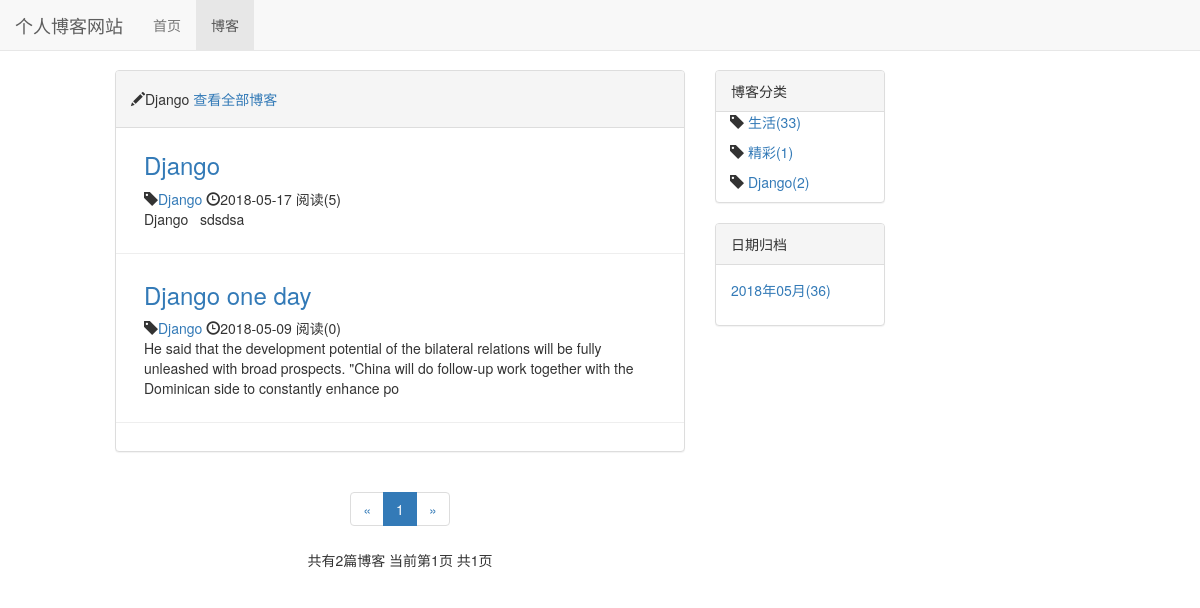
Page /blog/type/3 on the committed database.
### blog/models.py (models this page shows, shortened)
class BlogType(models.Model):
    type_name = models.CharField(max_length= 10)
    def __str__(self):
        return self.type_name

class Blog(models.Model,ReadNumExpandMethod):
    title = models.CharField(max_length=50)
    type_name = models.ForeignKey(BlogType,on_delete = models.DO_NOTHING)
    content = RichTextUploadingField()
    author = models.ForeignKey(User,on_delete=models.DO_NOTHING)
    read_datails = GenericRelation(ReadDetail)
    created_time = models.DateTimeField(auto_now_add = True)
    last_update_time =models.DateTimeField(auto_now = True)
    class Meta:
        ordering = ['-created_time']

### read_statistics/models.py (models this page shows)
class ReadNum(models.Model):
    read_num = models.IntegerField(default=0)
    content_type = models.ForeignKey(ContentType, on_delete=models.DO_NOTHING)
    object_id = models.PositiveIntegerField()
    content_object = GenericForeignKey('content_type', 'object_id')

### blog/views.py (the view)
# urls.py: path('type/<int:type_pk>',blogs_type,name = 'blogs_type'),
def blogs_type(request,type_pk):
    blog_type = get_object_or_404(BlogType,pk = type_pk)
    blogs_all_list = Blog.objects.filter(type_name = blog_type)
    context = blog_public_basc(request,blogs_all_list)
    context['blog_type'] = blog_type
    return render_to_response('blog/blogs_type.html',context)

### read_statistics/models.py (called while the page is built)
    def get_read_num(self):
        try:
            ct = ContentType.objects.get_for_model(self)
            readnum = ReadNum.objects.get(content_type=ct,object_id = self.pk)
            return readnum.read_num
        except exceptions.ObjectDoesNotExist:
            return 0

### blog/templates/blog/blogs_type.html (shortened to what this page needs)
{% extends 'blog/blog_list.html' %}
{% block blog_list_title %}
<h5>
    <span class="glyphicon glyphicon-pencil"></span>{{ blog_type.type_name }}
    <a href="{% url 'blog_list'%}">查看全部博客</a>
</h5>
{% endblock %}

### blog/templates/blog/blog_list.html (shortened to what this page needs)
{% extends 'base.html' %}
{% load staticfiles %}
{% block nav_blog %}active{% endblock %}
{% block style_css %}
    <link rel="stylesheet" href="{% static 'blog.css' %}">
{% endblock %}
{% block content %}
    <div class="container-fluid">
        <div class="row">
            <div class="col-xs-12 col-sm-6 col-xs-offset-1">
                <div class="panel panel-default">
                    <div class="panel-heading">{% block blog_list_title %}博客{% endblock %}</div>
                    <div class="panel-boby">
                        {% for blog in blogs %}
                        <div class="blog">
                           <h3><a href="{% url 'blog_datail' blog.pk %}">{{ blog.title }}</a></h3>
                            <p class="blog-info">
                                <span class="glyphicon glyphicon-tag"></span><a href="{% url 'blogs_type' blog.type_name.pk %}">{{blog.type_name}}</a>
                                <span class="glyphicon glyphicon-time"></span>{{blog.created_time|date:"Y-m-d"}}
                                阅读({{blog.get_read_num }})
                            </p>
                            <p>{{ blog.content|striptags|safe|truncatechars:200}}</p>
                        </div>
                        {% empty%}
                            <div class="blog">
                                <h3>-- 暂无博客 --</h3>
                            </div>
                        {% endfor %}
                    </div>
                </div>
                <div class="paginator">
                      <ul class="pagination">
                        <li>
                            {% if page_of_blogs.has_previous %}
                                <a href="?page={{page_of_blogs.previous_page_number}}" aria-label="Previous">
                                    <span aria-hidden="true">&laquo;</span>
                                </a>
                            {% else %}
                                <span aria-hidden="true">&laquo;</span>
                            {% endif %}
                         </li>
                    {% for page_num in page_range %}
                          {% if page_num == page_of_blogs.number %}
                                <li class="active"><span>{{ page_num }}</span></li>
                          {% else %}
                                {% if page_num == '...'%}
                                    <li><span>{{ page_num }}</span></li>
                                {% else %}
                                    <li><a href="?page={{ page_num }}">{{ page_num }}</a></li>
                                {% endif %}
                          {% endif %}
                    {% endfor %}
                        <li>
                            {% if page_of_blogs.has_next %}
                                <a href="?page={{page_of_blogs.next_page_number}}" aria-label="Next">
                                    <span aria-hidden="true">&raquo;</span>
                                </a>
                            {% else %}
                                <span aria-hidden="true">&raquo;</span>
                            {% endif %}
                        </li>
                      </ul>
                    <p>
                        共有{{ page_of_blogs.paginator.count }}篇博客
                        当前第{{ page_of_blogs.number }}页 共{{ page_of_blogs.paginator.num_pages }}页
                    </p>
                </div>
            </div>
            <div class="hidden-xs col-sm-2">
                <div class="panel panel-default">
                    <div class="panel-heading">博客分类</div>
                    <div class="panel-boby">
                        {% for types in type_name %}
                        <ul class="blog_types">
                            <li>
                                <span class="glyphicon glyphicon-tag"></span>
                                <a href="{% url 'blogs_type' types.pk %}">{{types.type_name}}({{types.blog_count}})</a>
                            </li>
                        </ul>
                        {% endfor %}
                    </div>
                </div>
                <div class="panel panel-default">
                    <div class="panel-heading">日期归档</div>
                    <div class="panel-body">
                        <ul>
                            {% for blog_date,blog_count in blog_dates.items %}
                            <li><a href="{% url 'blog_date' blog_date.year blog_date.month%}">
                                {{blog_date|date:"Y年m月"}}({{ blog_count }})
                            <a></li>
                            {% endfor %}
                        </ul>
                    </div>
                </div>
            </div>
        </div>
    </div>
{% endblock %}

### static/base.css (style rules this page uses)
* { margin:0; padding:0; }
body { margin-top:70px!important; }
ul { list-style-type:none }

### blog/static/blog.css (style rules this page uses)
ul.blog_types { list-style-type:none; padding-right:1em; padding-left:1em; }
div.blog { margin-bottom:2em; padding-bottom:1em; padding-right:2em; padding-left:2em; border-bottom:1px solid #eee; }
div.blog h3 { margin-top:1em; }
div.blog p.blog-info { margin-bottom:0; }
div.paginator { text-align:center }

### rows in the picture
BlogType: type_name "Django", blog_count "2"
Blog: title "Django", type_name "Django", created_time "2018-05-17", get_read_num "5", content "Django sdsdsa"
Blog: title "Django one day", type_name "Django", created_time "2018-05-09", get_read_num "0", content "He said that the development potential of the bilateral relations will be fully unleashed with broad prospects. \"China will do follow-up work together with the Dominican side to constantly enhance po"
BlogType: type_name "生活", blog_count "33"
BlogType: type_name "精彩", blog_count "1"

### other values in the picture
{{ page_num }} "1"
{{ page_of_blogs.paginator.count }} "2"
{{ page_of_blogs.number }} "1"
{{ page_of_blogs.paginator.num_pages }} "1"
{{ blog_date|date:"Y年m月" }} "2018年05月"
{{ blog_count }} "36"
